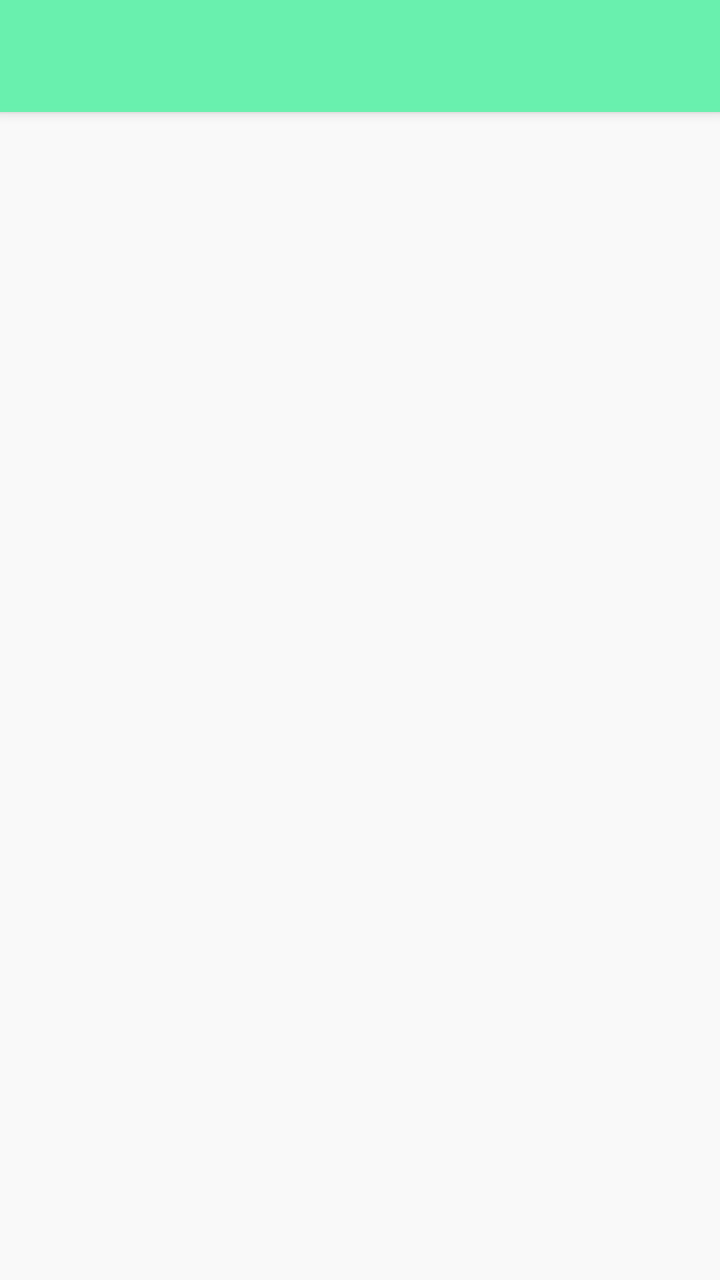
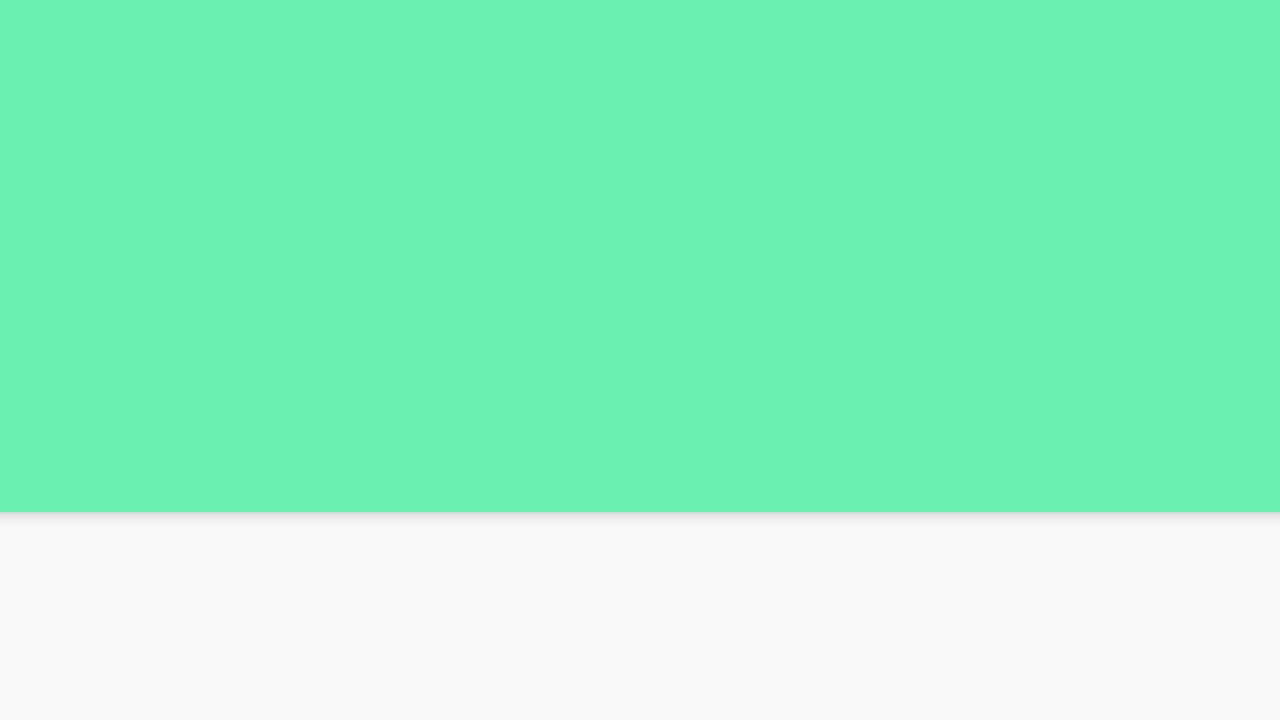

Compare how this app lays out the same screen by default and in its alternative resource folder. The renders come first, then the two layout files and the values they reference.
<!-- AndroidManifest.xml: application theme AppTheme -->
<!-- res/layout/activity_subject_detail.xml -->
<?xml version="1.0" encoding="utf-8"?>
<android.support.design.widget.CoordinatorLayout xmlns:android="http://schemas.android.com/apk/res/android"
    xmlns:app="http://schemas.android.com/apk/res-auto"
    xmlns:tools="http://schemas.android.com/tools"
    android:layout_width="match_parent"
    android:layout_height="match_parent"
    android:background="@color/off_white"
    tools:context="eman.app.android.easya.AddSubjectTitel">


    <android.support.design.widget.AppBarLayout
        android:id="@+id/appbar"
        android:layout_width="match_parent"
        android:layout_height="wrap_content"
       android:theme="@style/toolbar">


        <android.support.v7.widget.Toolbar
            android:id="@+id/toolbar"
            android:layout_width="match_parent"
            android:layout_height="?attr/actionBarSize"
            app:layout_collapseMode="pin"
            app:popupTheme="@style/toolbar" />


    </android.support.design.widget.AppBarLayout>


    <include
        layout="@layout/content_subject_detail"
        android:layout_width="match_parent"
        android:layout_height="match_parent"
        android:layout_alignParentTop="true"
        android:layout_centerHorizontal="true"
        android:layout_gravity="center"
        android:layout_marginTop="?attr/actionBarSize" />

</android.support.design.widget.CoordinatorLayout>
<!-- res/layout/content_subject_detail.xml (included above) -->
<FrameLayout xmlns:android="http://schemas.android.com/apk/res/android"
    xmlns:tools="http://schemas.android.com/tools"
    android:id="@+id/fragment_detail"
    android:layout_width="match_parent"
    android:layout_height="match_parent"
    tools:context="eman.app.android.easya.SubjectDetailFragment"
    tools:ignore="MergeRootFrame"
    android:elevation="@dimen/appbar_elevation"/>
<!-- resources referenced by this layout -->
<resources>
  <color name="off_white">#f9f9f9</color>
  <dimen name="appbar_elevation">4dp</dimen>
  <style name="toolbar" parent="Widget.AppCompat.Toolbar">
          <item name="android:background">?attr/colorPrimary</item>
          <item name="popupTheme">@style/Theme.AppCompat.Light</item>
      </style>
  <!-- from res/values-v21/ -->
  <style name="AppTheme" parent="Theme.AppCompat.Light.NoActionBar">
          
          <item name="colorPrimary">@color/primary</item>
          <item name="colorPrimaryDark">@color/primary_dark</item>
          <item name="colorAccent">@color/accent</item>
  
          <item name="android:windowContentOverlay">@null</item>
          <item name="android:navigationBarColor">@color/background_super_dark</item>
          <item name="android:statusBarColor">@color/background_super_dark</item>
          <item name="android:textColorHint">@color/hint_disabled_dark</item>
          <item name="android:windowBackground">@color/background_light</item>
          <item name="android:windowAllowEnterTransitionOverlap">true</item>
          <item name="android:windowAllowReturnTransitionOverlap">true</item>
          <item name="android:windowSharedElementsUseOverlay">false</item>
  
          <item name="android:windowDrawsSystemBarBackgrounds">true</item>
          <item name="windowActionBar">false</item>
          <item name="android:windowDisablePreview">true</item>
  
          <item name="windowNoTitle">true</item>
  
      </style>
  <color name="primary">#69F0AE</color>
  <color name="primary_dark">#4aa87a</color>
  <color name="accent">@color/primary</color>
  <color name="background_super_dark">#ff292929</color>
  <color name="hint_disabled_dark">#43000000</color>
  <color name="background_light">#fafafa</color>
</resources>
<!-- res/layout-land/activity_subject_detail.xml (the author's variant of the layout above) -->
<!-- drawn on the phone turned sideways -->
<android.support.design.widget.CoordinatorLayout xmlns:android="http://schemas.android.com/apk/res/android"
    xmlns:app="http://schemas.android.com/apk/res-auto"
    xmlns:tools="http://schemas.android.com/tools"
    android:layout_width="match_parent"
    android:layout_height="match_parent"
    android:background="@color/off_white"
    android:fitsSystemWindows="true"
    tools:context="eman.app.android.easya.AddSubjectTitel">


    <android.support.design.widget.AppBarLayout
        android:id="@+id/appbar"
        android:layout_width="match_parent"
        android:layout_height="@dimen/app_bar_height"
        android:fitsSystemWindows="true"
        android:theme="@style/ThemeOverlay.AppCompat.Dark.ActionBar">


        <android.support.v7.widget.Toolbar
            android:id="@+id/toolbar"
            android:layout_width="match_parent"
            android:layout_height="?attr/actionBarSize"
            app:layout_collapseMode="pin"
            app:popupTheme="@style/ThemeOverlay.AppCompat.Light" />


    </android.support.design.widget.AppBarLayout>


    <include
        layout="@layout/content_subject_detail"
        android:layout_width="@dimen/landscape_subject_view_width"
        android:layout_height="match_parent"
        android:layout_centerHorizontal="true"
        android:layout_gravity="center"
        android:layout_marginTop="?attr/actionBarSize" />

</android.support.design.widget.CoordinatorLayout>
<!-- resources referenced by the variant -->
<!-- as the phone turned sideways resolves them -->
<resources>
  <color name="off_white">#f9f9f9</color>
  <dimen name="app_bar_height">256dp</dimen>
  <dimen name="appbar_elevation">4dp</dimen>
  <!-- from res/values-land/ -->
  <dimen name="landscape_subject_view_width">450dp</dimen>
  <!-- from res/values-v21/ -->
  <style name="AppTheme" parent="Theme.AppCompat.Light.NoActionBar">
          
          <item name="colorPrimary">@color/primary</item>
          <item name="colorPrimaryDark">@color/primary_dark</item>
          <item name="colorAccent">@color/accent</item>
  
          <item name="android:windowContentOverlay">@null</item>
          <item name="android:navigationBarColor">@color/background_super_dark</item>
          <item name="android:statusBarColor">@color/background_super_dark</item>
          <item name="android:textColorHint">@color/hint_disabled_dark</item>
          <item name="android:windowBackground">@color/background_light</item>
          <item name="android:windowAllowEnterTransitionOverlap">true</item>
          <item name="android:windowAllowReturnTransitionOverlap">true</item>
          <item name="android:windowSharedElementsUseOverlay">false</item>
  
          <item name="android:windowDrawsSystemBarBackgrounds">true</item>
          <item name="windowActionBar">false</item>
          <item name="android:windowDisablePreview">true</item>
  
          <item name="windowNoTitle">true</item>
  
      </style>
  <color name="primary">#69F0AE</color>
  <color name="primary_dark">#4aa87a</color>
  <color name="accent">@color/primary</color>
  <color name="background_super_dark">#ff292929</color>
  <color name="hint_disabled_dark">#43000000</color>
  <color name="background_light">#fafafa</color>
</resources>
